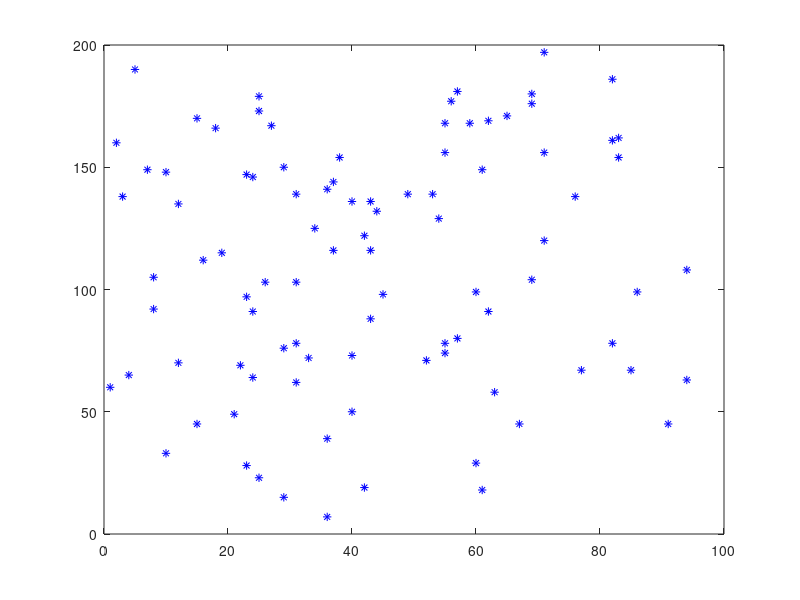

Source code (MATLAB):
function [] = ej9() #M cantidad de partículas a generar
  M=30; #cantidad de pasos de cada partícula
  N=100; #cantidad de partículas
  A=zeros([M 2*N]);
  for z=1:2:(2*N) #z numero de columna, este for asigna el valor inicial de cada partícula y los siguientes 
    A(1,z)=randi([0, 100]); #elige al azar la posición incial 
    A(1,z+1)=randi([0, 200]);
    r=rand(M,1);
    
    for i=2:M #simula todos los movimientos de una partícula
      if r(i)>=0 && r(i)<=0.25
        A(i,z+1)=A(i-1,z+1)+1; #que se mueva hacia arriba
        A(i,z)=A(i-1,z);
      elseif r(i)>0.25 && r(i)<=0.5
        A(i,z)=A(i-1,z)+1; #que se mueva hacia abajo
        A(i,z+1)=A(i-1,z+1);
      elseif r(i)>0.5 && r(i)<=0.75
        A(i,z+1)=A(i-1,z+1)-1; #que se mueva hacia la izquierda
        A(i,z)=A(i-1,z);
      else
        A(i,z)=A(i-1,z)-1; #que se mueva hacia la derecha
        A(i,z+1)=A(i-1,z+1);
      end
    end
  end
  
  figure(1)
  for a=1:M
    for b=1:2:(2*N)
      axis([0, 100, 0, 200]);
      plot(A(a,b), A(a, b+1), "b*");
      hold on;
    end 
    hold off;
    drawnow;  
  end
  
end